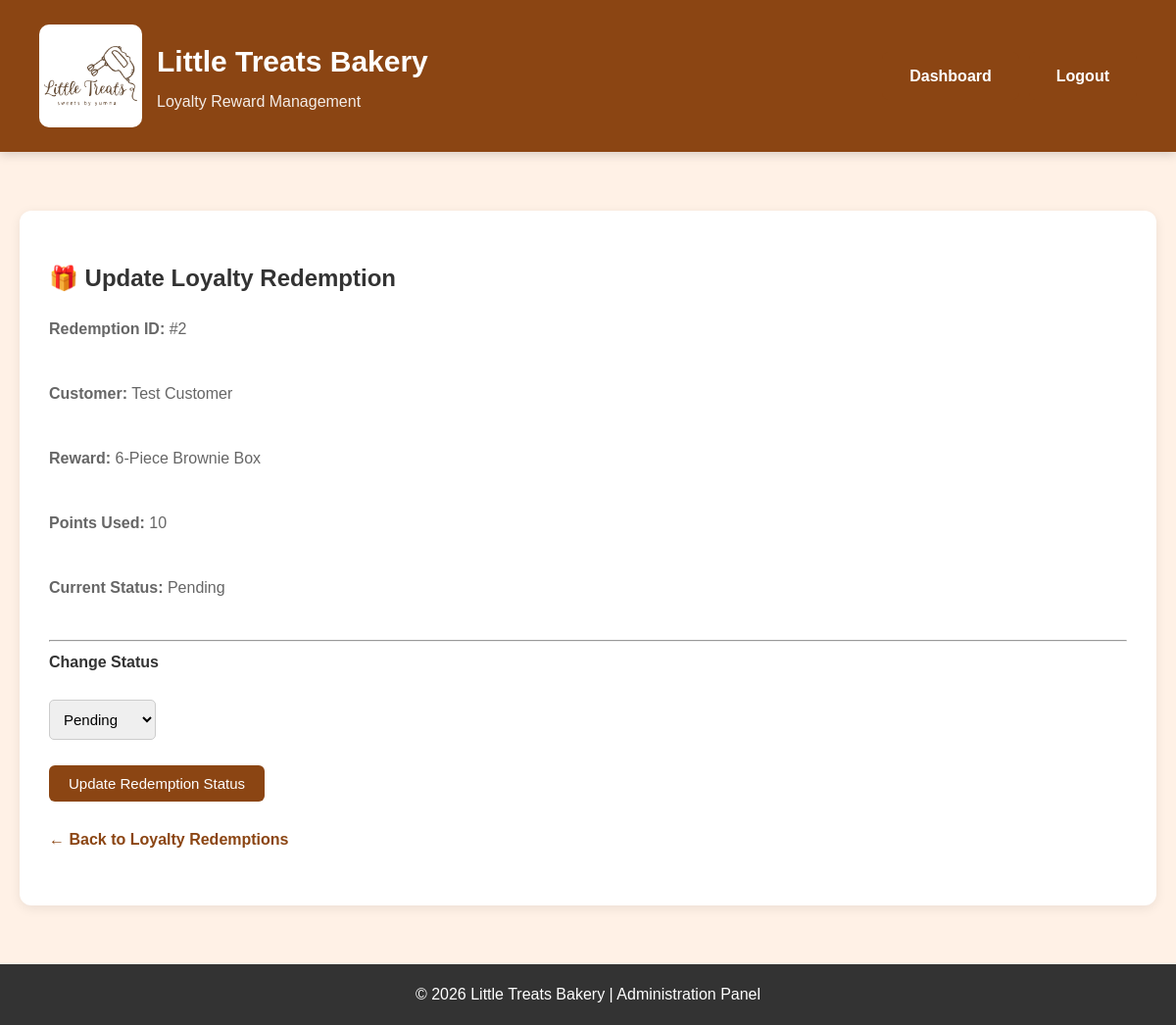
Page /admin/update_redemption_status.php?id=2 (signed in) on the committed database.
### tables this page shows
CREATE TABLE `loyalty_redemptions` (
  `redemption_id` int(11) NOT NULL,
  `user_id` int(11) NOT NULL,
  `reward_id` int(11) NOT NULL,
  `points_used` int(11) NOT NULL,
  `redemption_date` timestamp NOT NULL DEFAULT current_timestamp(),
  `status` varchar(30) DEFAULT 'Pending'
);

CREATE TABLE `users` (
  `user_id` int(11) NOT NULL,
  `name` varchar(100) DEFAULT NULL,
  `email` varchar(100) DEFAULT NULL,
  `password` varchar(255) DEFAULT NULL,
  `phone` varchar(20) DEFAULT NULL,
  `address` text DEFAULT NULL,
  `loyalty_points` int(11) DEFAULT 0
);

CREATE TABLE `loyalty_rewards` (
  `reward_id` int(11) NOT NULL,
  `reward_name` varchar(100) NOT NULL,
  `points_required` int(11) NOT NULL,
  `description` varchar(255) DEFAULT NULL
);

### includes/security.php (called while the page is built, shortened)
<?php
function db_select(
    mysqli $conn,
    string $sql,
    string $types = "",
    array $params = []
): mysqli_result {
    $stmt = $conn->prepare($sql);
    if ($types !== "") {
        $stmt->bind_param($types, ...$params);
    }
    $stmt->execute();
    $result = $stmt->get_result();
    return $result;
}

### admin/update_redemption_status.php (the view, shortened to what this page needs)
<?php
require_once __DIR__ . "/admin_auth.php";
$redemption_id = (int) $_GET["id"];
$result = db_select(
    $conn,
    "SELECT
         lr.*,
         u.name AS customer_name,
         r.reward_name
     FROM loyalty_redemptions lr
     JOIN users u
         ON lr.user_id = u.user_id
     JOIN loyalty_rewards r
         ON lr.reward_id = r.reward_id
     WHERE lr.redemption_id = ?",
    "i",
    [$redemption_id]
);
$redemption = $result->fetch_assoc();
?>
<!DOCTYPE html>
<html>
<head>
    <link rel="stylesheet" href="../assets/css/style.css">
</head>
<body>
<?php $admin_subtitle = "Loyalty Reward Management"; include __DIR__ . "/../includes/admin_header.php"; ?>
<main id="main-content" class="admin-container">
    <div class="admin-card">
        <h2>🎁 Update Loyalty Redemption</h2>
        <p>
            <strong>Redemption ID:</strong>
            #<?php echo $redemption["redemption_id"]; ?>
        </p>
        <p>
            <strong>Customer:</strong>
            <?php
            echo htmlspecialchars(
                $redemption["customer_name"]
            );
            ?>
        </p>
        <p>
            <strong>Reward:</strong>
            <?php
            echo htmlspecialchars(
                $redemption["reward_name"]
            );
            ?>
        </p>
        <p>
            <strong>Points Used:</strong>
            <?php echo $redemption["points_used"]; ?>
        </p>
        <p>
            <strong>Current Status:</strong>
            <?php echo htmlspecialchars($redemption["status"]); ?>
        </p>
        <hr>
        <form method="POST">
            <label>
                <strong>Change Status</strong>
            </label>
            <br><br>
            <select name="status" required>
                <option value="Pending"
                    <?php
                    if ($redemption["status"] == "Pending")
                        echo "selected";
                    ?>
                >
                    Pending
                </option>
            </select>
            <br><br>
            <button type="submit">
                Update Redemption Status
            </button>
        </form>
        <br>
        <a href="loyalty_redemptions.php" class="back-link">
            ← Back to Loyalty Redemptions
        </a>
    </div>
</main>
<footer class="admin-footer">
    <p>
        © 2026 Little Treats Bakery | Administration Panel
    </p>
</footer>
</body>
</html>

### rows in the picture
loyalty_redemptions: redemption_id "2", user.name "Test Customer", reward.reward_name "6-Piece Brownie Box", points_used "10", status "Pending"

### other values in the picture
$lt_admin_subtitle "Loyalty Reward Management"
